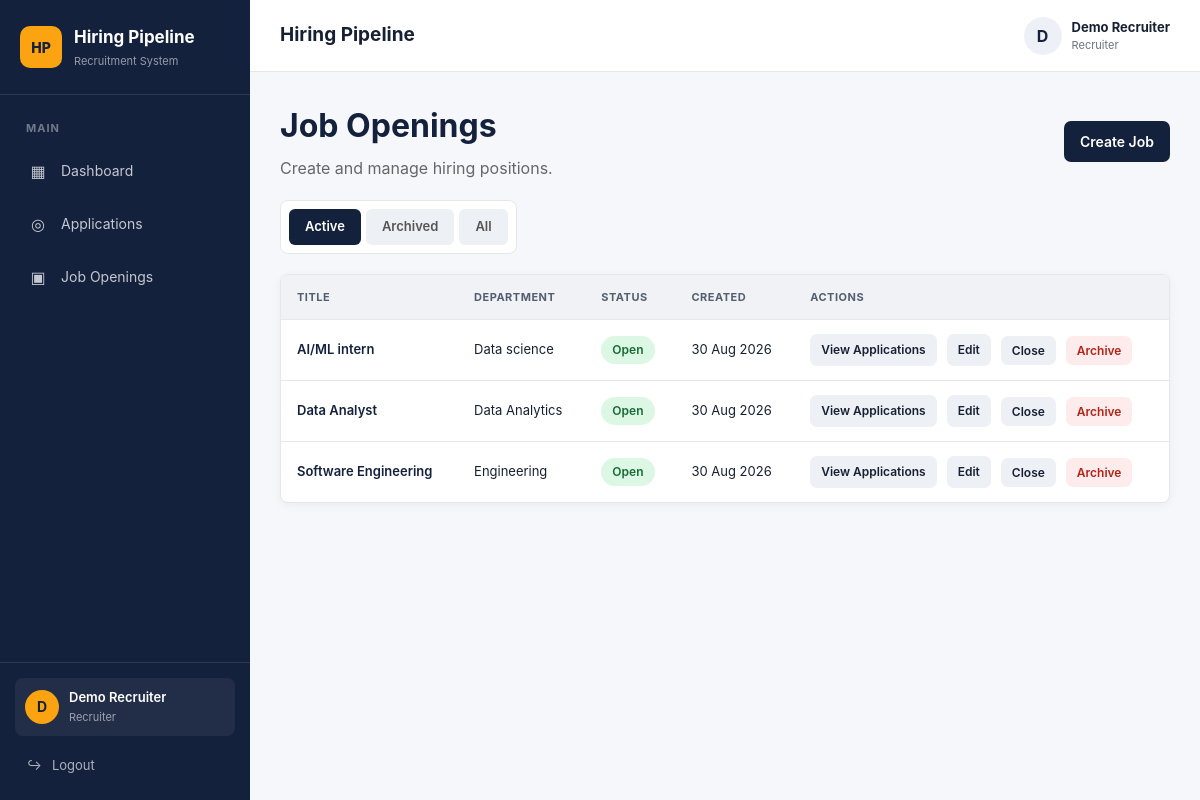
The page /jobs/ (signed in) on the database as committed earlier.
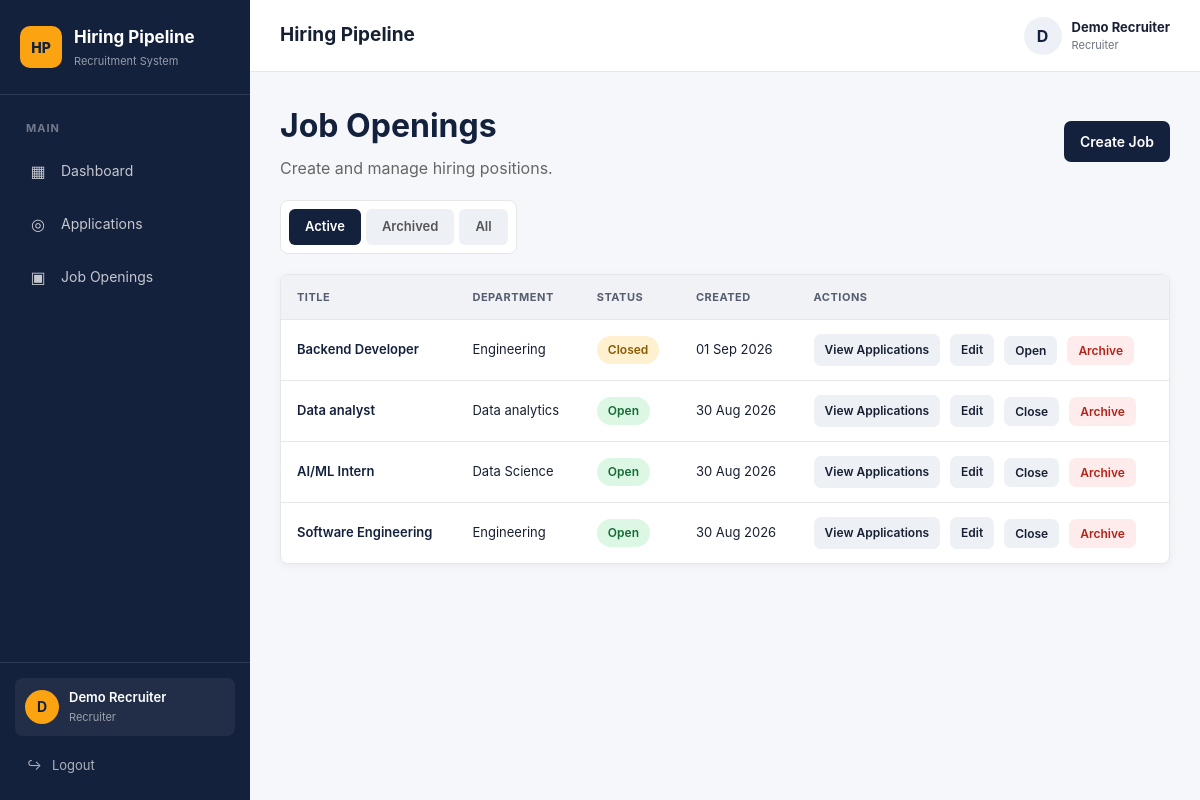
The same page on the database as committed later.
### models/user.py (models this page shows, shortened)
class User(UserMixin, db.Model):
    __tablename__ = "users"
    id = db.Column(db.Integer, primary_key=True)
    name = db.Column(db.String(100), nullable=False)
    email = db.Column(
        db.String(150),
        unique=True,
        nullable=False,
        index=True
    )
    password_hash = db.Column(db.String(255), nullable=False)
    role = db.Column(
        db.String(20),
        nullable=False
    )
    created_at = db.Column(
        db.DateTime,
        server_default=db.func.now()
    )

### models/job.py (models this page shows)
class JobOpening(db.Model):
    __tablename__ = "job_openings"
    id = db.Column(db.Integer, primary_key=True)
    title = db.Column(
        db.String(150),
        nullable=False
    )
    department = db.Column(
        db.String(100),
        nullable=False
    )
    description = db.Column(
        db.Text,
        nullable=True
    )
    status = db.Column(
        db.String(20),
        nullable=False,
        default="open",
        index=True
    )
    created_at = db.Column(
        db.DateTime,
        server_default=db.func.now()
    )
    updated_at = db.Column(
        db.DateTime,
        server_default=db.func.now(),
        onupdate=db.func.now()
    )
    applications = db.relationship(
        "Application",
        back_populates="job",
        lazy=True
    )
    description = db.Column(
        db.Text,
        nullable=True
    )
    status = db.Column(
        db.String(20),
        nullable=False,
        default="open"
    )
    created_at = db.Column(
        db.DateTime,
        server_default=db.func.now()
    )
    updated_at = db.Column(
        db.DateTime,
        server_default=db.func.now(),
        onupdate=db.func.now()
    )
    applications = db.relationship(
        "Application",
        back_populates="job",
        lazy=True
    )

### routes/jobs.py (the view)
@jobs_bp.route("/")
@role_required("recruiter")
def job_list():
    status = request.args.get("status", "active")
    if status == "archived":
        jobs = (
            JobOpening.query
            .filter_by(status="archived")
            .order_by(JobOpening.created_at.desc())
            .all()
        )
    elif status == "all":
        jobs = (
            JobOpening.query
            .order_by(JobOpening.created_at.desc())
            .all()
        )
    else:
        jobs = (
            JobOpening.query
            .filter(JobOpening.status.in_(["open", "closed"]))
            .order_by(JobOpening.created_at.desc())
            .all()
        )
    return render_template(
        "jobs/list.html",
        jobs=jobs,
        selected_status=status
    )

### templates/jobs/list.html (shortened to what this page needs)
{% extends "base.html" %}
{% block content %}
<div class="jobs-page">
<div class="page-header">
    <div>
        <h1>Job Openings</h1>
        <p>
            Create and manage hiring positions.
        </p>
    </div>
    <a
        href="{{ url_for('jobs.create_job') }}"
        class="btn"
    >
        Create Job
    </a>
</div>
<div class="filter-links">
    <a
        href="{{ url_for('jobs.job_list', status='active') }}"
        class="{% if selected_status == 'active' %}active{% endif %}"
    >
        Active
    </a>
    <a
        href="{{ url_for('jobs.job_list', status='archived') }}"
        class="{% if selected_status == 'archived' %}active{% endif %}"
    >
        Archived
    </a>
    <a
        href="{{ url_for('jobs.job_list', status='all') }}"
        class="{% if selected_status == 'all' %}active{% endif %}"
    >
        All
    </a>
</div>
{% if jobs %}
<table>
    <thead>
        <tr>
            <th>Title</th>
            <th>Department</th>
            <th>Status</th>
            <th>Created</th>
            <th>Actions</th>
        </tr>
    </thead>
    <tbody>
        {% for job in jobs %}
        <tr>
            <td>
                {{ job.title }}
            </td>
            <td>
                {{ job.department }}
            </td>
            <td>
                <span class="status {{ job.status }}">
                    {{ job.status|capitalize }}
                </span>
            </td>
            <td>
                {% if job.created_at %}
                    {{ job.created_at.strftime("%d %b %Y") }}
                {% endif %}
            </td>
            <td class="actions">
                <a
                    href="{{ url_for(
                        'applications.application_list',
                        job_id=job.id
                    ) }}"
                    class="small-btn"
                >
                    View Applications
                </a>
                {% if job.status != "archived" %}
                    <a
                        href="{{ url_for('jobs.edit_job', job_id=job.id) }}"
                        class="small-btn"
                    >
                        Edit
                    </a>
                {% endif %}
                {% if job.status == "open" %}
                    <form
                        method="POST"
                        action="{{ url_for('jobs.close_job', job_id=job.id) }}"
                    >
                        <button
                            type="submit"
                            class="small-btn"
                        >
                            Close
                        </button>
                    </form>
                {% endif %}
                {% if job.status == "closed" %}
                    <form
                        method="POST"
                        action="{{ url_for('jobs.open_job', job_id=job.id) }}"
                    >
                        <button
                            type="submit"
                            class="small-btn"
                        >
                            Open
                        </button>
                    </form>
                {% endif %}
                {% if job.status != "archived" %}
                    <form
                        method="POST"
                        action="{{ url_for('jobs.archive_job', job_id=job.id) }}"
                    >
                        <button
                            type="submit"
                            class="small-btn danger"
                        >
                            Archive
                        </button>
                    </form>
                {% endif %}
            </td>
        </tr>
        {% endfor %}
    </tbody>
</table>
{% endif %}
</div>
{% endblock %}

### templates/base.html (shortened to what this page needs)
<!DOCTYPE html>
<html lang="en">
<head>
    <link
        rel="stylesheet"
        href="{{ url_for('static', filename='css/style.css') }}"
    >
</head>
<body>
    {% if current_user.is_authenticated %}
        <div class="app-layout">
            <aside class="sidebar">
                <div class="sidebar-brand">
                    <div class="brand-icon">
                        HP
                    </div>
                    <div>
                        <div class="brand-title">
                            Hiring Pipeline
                        </div>
                        <div class="brand-subtitle">
                            Recruitment System
                        </div>
                    </div>
                </div>
                <nav class="sidebar-nav">
                    <div class="nav-section-title">
                        MAIN
                    </div>
                    <a
                        href="{{ url_for('dashboard.dashboard') }}"
                        class="sidebar-link"
                    >
                        <span class="nav-icon">
                            ▦
                        </span>
                        <span>
                            Dashboard
                        </span>
                    </a>
                    {% if current_user.role == "recruiter" %}
                        <a
                            href="{{ url_for(
                                'applications.application_list'
                            ) }}"
                            class="sidebar-link"
                        >
                            <span class="nav-icon">
                                ◎
                            </span>
                            <span>
                                Applications
                            </span>
                        </a>
                        <a
                            href="{{ url_for('jobs.job_list') }}"
                            class="sidebar-link"
                        >
                            <span class="nav-icon">
                                ▣
                            </span>
                            <span>
                                Job Openings
                            </span>
                        </a>
                    {% endif %}
                </nav>
                <div class="sidebar-bottom">
                    <div class="user-card">
                        <div class="user-avatar">
                            {{ current_user.name[0]|upper }}
                        </div>
                        <div class="user-info">
                            <div class="user-name">
                                {{ current_user.name }}
                            </div>
                            <div class="user-role">
                                {{ current_user.role|title }}
                            </div>
                        </div>
                    </div>
                    <a
                        href="{{ url_for('auth.logout') }}"
                        class="logout-link"
                    >
                        <span>
                            ↪
                        </span>
                        Logout
                    </a>
                </div>
            </aside>
            <div class="main-area">
                <header class="topbar">
                    <div class="topbar-left">
                        <div>
                            <div class="topbar-title">
                                {% block page_title %}
                                Hiring Pipeline
                                {% endblock %}
                            </div>
                        </div>
                    </div>
                    <div class="topbar-user">
                        <div class="topbar-avatar">
                            {{ current_user.name[0]|upper }}
                        </div>
                        <div class="topbar-user-details">
                            <strong>
                                {{ current_user.name }}
                            </strong>
                            <span>
                                {{ current_user.role|title }}
                            </span>
                        </div>
                    </div>
                </header>
                <main class="main-content">
                    {% block content %}
                    {% endblock %}
                </main>
            </div>
        </div>
    {% endif %}
</body>
</html>

Rows that differ between the two databases and show on the page:
removed JobOpening: title "AI/ML intern", department "Data science", status "Open", created_at "30 Aug 2026"
removed JobOpening: title "Data Analyst", department "Data Analytics", status "Open", created_at "30 Aug 2026"
added JobOpening: title "Backend Developer", department "Engineering", status "Closed", created_at "01 Sep 2026"
added JobOpening: title "Data analyst", department "Data analytics", status "Open", created_at "30 Aug 2026"
added JobOpening: title "AI/ML Intern", department "Data Science", status "Open", created_at "30 Aug 2026"
